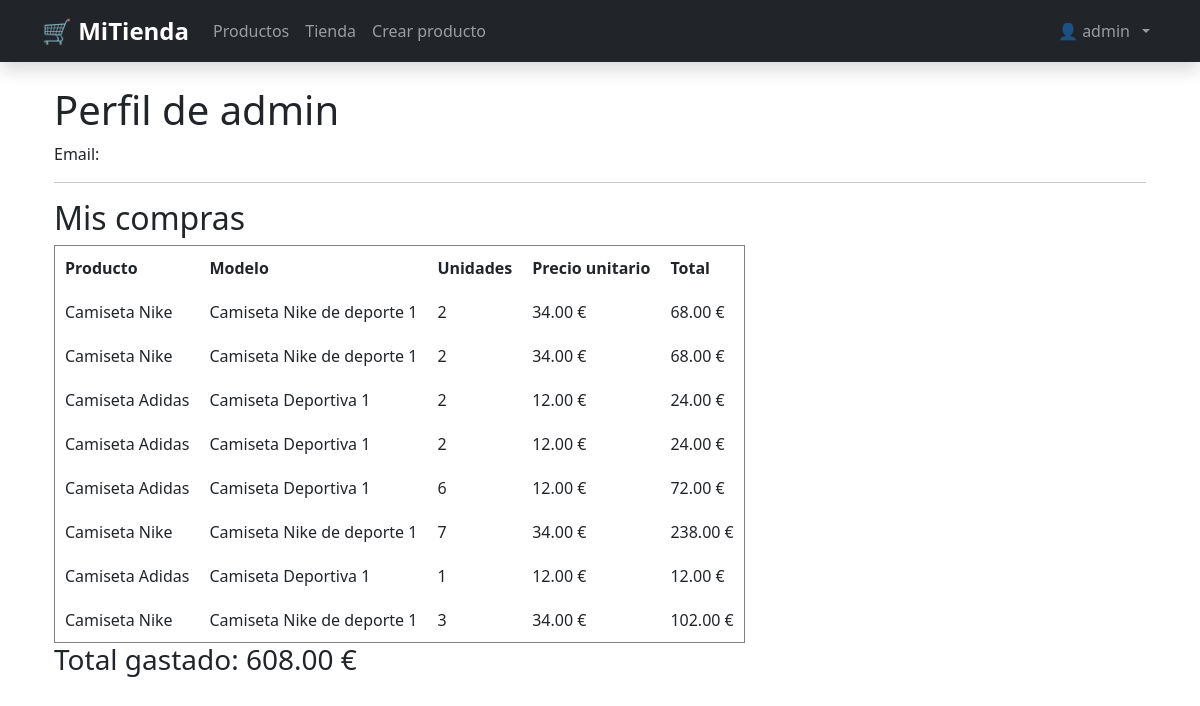
The page /tienda/perfil/ (signed in) on the database its author committed.
### tienda/models.py (models this page shows, shortened)
class Usuario(AbstractUser):
    saldo = models.DecimalField(max_digits=10, decimal_places=2, default=0.00)
    vip = models.BooleanField(default= False)

class Compra(models.Model):
    class Iva(models.TextChoices):
        Iva_4 = '4%'
        Iva_10 = '10%'
        Iva_21 = '21%'
    usuario = models.ForeignKey('Usuario', on_delete=models.CASCADE, related_name='compras')
    producto = models.ForeignKey('Producto', on_delete=models.CASCADE)
    fecha =  models.DateField(auto_now_add=True)
    unidades = models.IntegerField( blank = False)
    importe = models.DecimalField(max_digits=10, decimal_places=2,)
    iva = models.CharField(max_length= 3, choices=Iva.choices, default='')

class Producto(models.Model):
    nombre = models.CharField(max_length=100, blank = False, null=True )
    modelo = models.CharField(max_length=100, blank = False, null=True )
    unidades = models.IntegerField( blank = False)
    precio = models.DecimalField(max_digits=10, decimal_places=2, default=0.00)
    vip = models.BooleanField(default= False)
    marca = models.ForeignKey("Marca",on_delete=models.CASCADE)

### tienda/views.py (the view)
# urls.py: path('perfil/', views.PerfilView.as_view(), name='perfil'),
class PerfilView(LoginRequiredMixin, TemplateView):
    template_name = "tienda/perfil.html"
    def get_context_data(self, **kwargs):
        context = super().get_context_data(**kwargs)
        compras = Compra.objects.filter(usuario=self.request.user)
        context['compras'] = compras
        total_gastado = sum(compra.importe for compra in compras)
        context['total_gastado'] = total_gastado
        return context

### tienda/templates/tienda/perfil.html
{% extends 'tienda/base.html' %}
{% load static %}
{% block content %}
<div class="container">
    <h1>Perfil de {{ request.user.username }}</h1>
    <p>Email: {{ request.user.email }}</p>
    <hr>
    <h2>Mis compras</h2>
    {% if compras %}
        <table border="1" cellpadding="10" cellspacing="0">
            <thead>
                <tr>
                    <th>Producto</th>
                    <th>Modelo</th>
                    <th>Unidades</th>
                    <th>Precio unitario</th>
                    <th>Total</th>
                </tr>
            </thead>
            <tbody>
                {% for compra in compras %}
                    <tr>
                        <td>{{ compra.producto.nombre }}</td>
                        <td>{{ compra.producto.modelo }}</td>
                        <td>{{ compra.unidades }}</td>
                        <td>{{ compra.producto.precio }} €</td>
                        <td>{{ compra.importe }} €</td>
                    </tr>
                {% endfor %}
            </tbody>
        </table>
<h3>
    Total gastado: {{ total_gastado }} €
</h3>
    {% else %}
        <p>No has realizado ninguna compra todavía.</p>
    {% endif %}
</div>
{% endblock %}

### tienda/templates/tienda/base.html (shortened to what this page needs)
<!DOCTYPE html>
<html lang="es">
<head>
    <link href="https://cdn.jsdelivr.net/npm/bootstrap@5.3.2/dist/css/bootstrap.min.css" rel="stylesheet">
</head>
<body>
<nav class="navbar navbar-expand-lg navbar-dark bg-dark shadow">
    <div class="container">
        <a class="navbar-brand fw-bold fs-4" href="{% url 'listadoProductos' %}">🛒 MiTienda</a>
        <div class="collapse navbar-collapse" id="navbarTienda">
            <ul class="navbar-nav me-auto mb-2 mb-lg-0">
                <li class="nav-item">
                    <a class="nav-link" href="{% url 'listadoProductos' %}">Productos</a>
                </li>
                <li class="nav-item">
                    <a class="nav-link" href="{% url 'tienda' %}">Tienda</a>
                </li>
                {% if user.is_staff %}
                <li class="nav-item">
                    <a class="nav-link" href="{% url 'producto_crear' %}">Crear producto</a>
                </li>
                {% endif %}
            </ul>
            <ul class="navbar-nav ms-auto">
                {% if user.is_authenticated %}
                <li class="nav-item dropdown">
                    <a class="nav-link dropdown-toggle d-flex align-items-center" href="#" id="navbarUser" role="button" data-bs-toggle="dropdown" aria-expanded="false">
                        <span class="me-2">👤 {{ user.username }}</span>
                    </a>
                </li>
                {% else %}
                <li class="nav-item">
                    <a class="btn btn-outline-light btn-sm" href="{% url 'login' %}">Iniciar sesión</a>
                </li>
                {% endif %}
            </ul>
        </div>
    </div>
</nav>
<div class="container mt-4">
    {% block content %}
    {% endblock %}
</div>
</body>
</html>

### rows shown on the page
Usuario: username "admin", user.username "admin"
Compra: producto.nombre "Camiseta Nike", producto.modelo "Camiseta Nike de deporte 1", unidades "2", producto.precio "34.00", importe "68.00"
Compra: producto.nombre "Camiseta Nike", producto.modelo "Camiseta Nike de deporte 1", unidades "2", producto.precio "34.00", importe "68.00"
Compra: producto.nombre "Camiseta Adidas", producto.modelo "Camiseta Deportiva 1", unidades "2", producto.precio "12.00", importe "24.00"
Compra: producto.nombre "Camiseta Adidas", producto.modelo "Camiseta Deportiva 1", unidades "2", producto.precio "12.00", importe "24.00"
Compra: producto.nombre "Camiseta Adidas", producto.modelo "Camiseta Deportiva 1", unidades "6", producto.precio "12.00", importe "72.00"
Compra: producto.nombre "Camiseta Nike", producto.modelo "Camiseta Nike de deporte 1", unidades "7", producto.precio "34.00", importe "238.00"
Compra: producto.nombre "Camiseta Adidas", producto.modelo "Camiseta Deportiva 1", unidades "1", producto.precio "12.00", importe "12.00"
Compra: producto.nombre "Camiseta Nike", producto.modelo "Camiseta Nike de deporte 1", unidades "3", producto.precio "34.00", importe "102.00"

### other values the page prints
{{ total_gastado }} "608.00"
